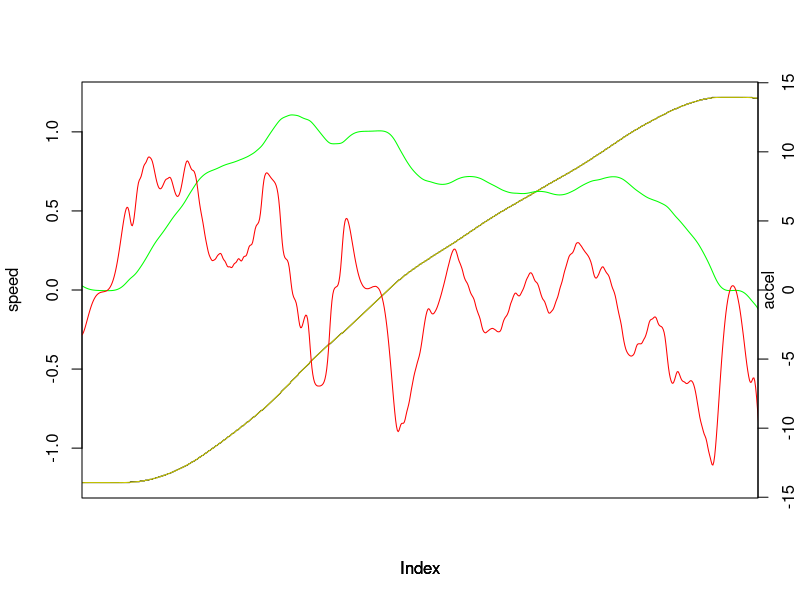

The R script that drew this image:
d=read.csv2("sample-signal-output.csv")
xini = 6545
xend = 7263

#trajectory raw and filtered
plot(d$Raw.coordinate..mm., type="l", xlim=c(xini,xend), ylim=c(min(d$Raw.coordinate..mm[xini:xend]),max(d$Raw.coordinate..mm[xini:xend])), axes=F, ylab="")
lines(d$Filtered.coordinate..mm., type="l", xlim=c(xini,xend), ylim=c(min(d$Raw.coordinate..mm[xini:xend]),max(d$Raw.coordinate..mm[xini:xend])), col="yellow3")

#speed
speed = d$Velocity..mm.ms.
speedMax = max(abs(speed[xini:xend]), na.rm=T)

par(new=T)
plot(speed, type="l", xlim=c(xini,xend), col="green", ylim=c(-speedMax * 1.1, speedMax * 1.1), axes=F, ylab="speed")
axis(2)

#accel
accel = d$Acceleration..mm.ms.. * 1000
accelMax = max(abs(accel[xini:xend]), na.rm=T)

par(new=T)
plot(accel, type="l", xlim=c(xini,xend), col="red", ylim=c(-accelMax * 1.1, accelMax * 1.1), axes=F, ylab="")
mtext(side=4, "accel")
axis(4)

#end
box()
